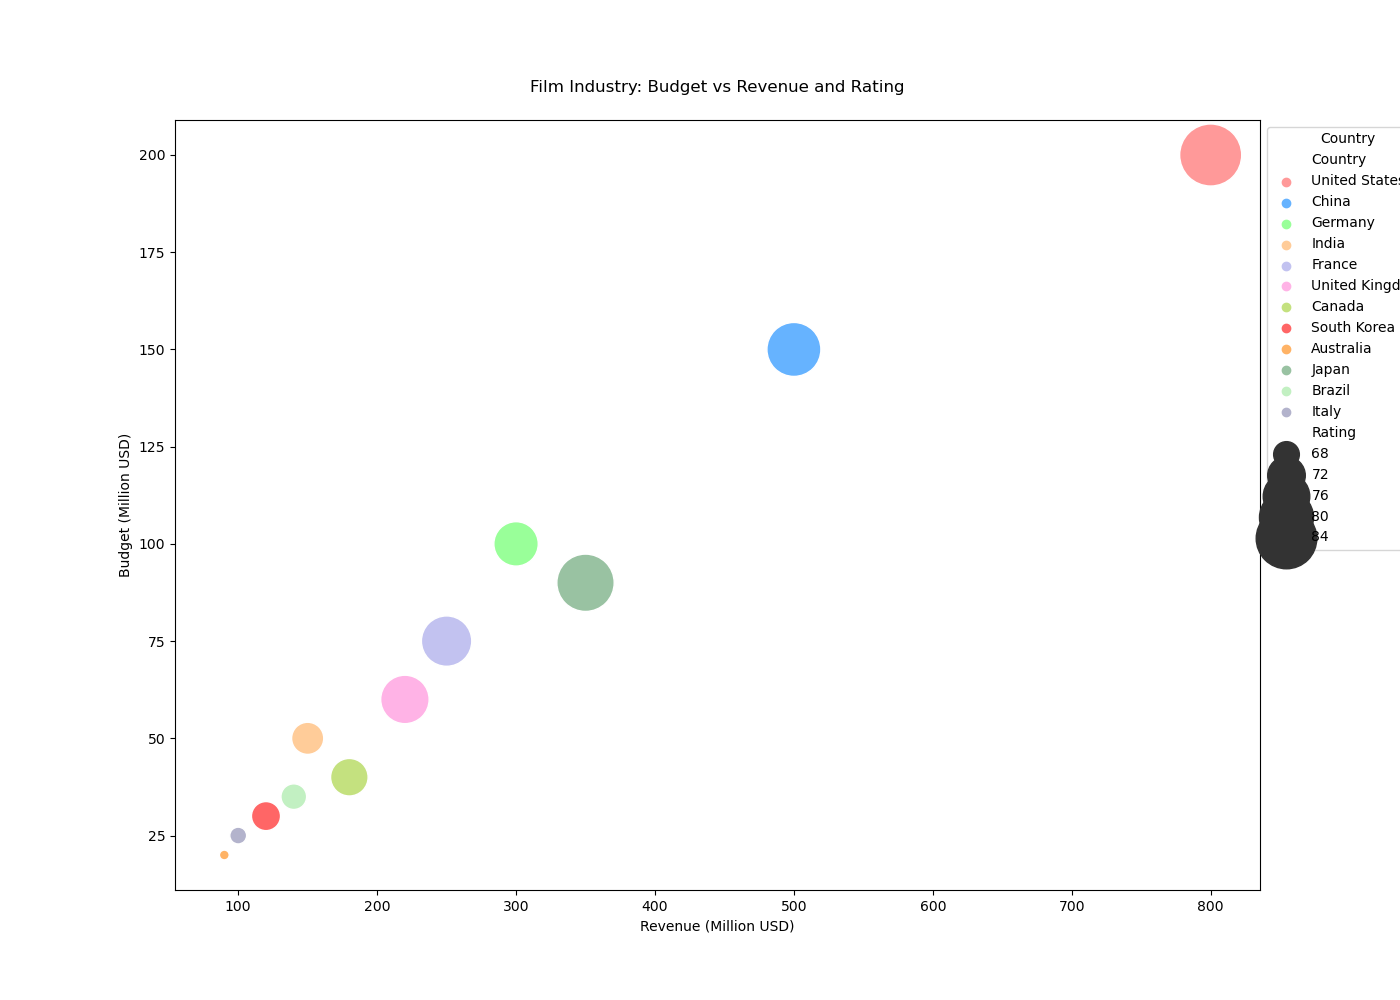

Reproduce this figure in Python.

import pandas as pd
import seaborn as sns
import matplotlib.pyplot as plt

data = {
    'Country': ['United States', 'China', 'Germany', 'India', 'France', 'United Kingdom', 
                'Canada', 'South Korea', 'Australia', 'Japan', 'Brazil', 'Italy'],
    'Budget (Million USD)': [200, 150, 100, 50, 75, 60, 40, 30, 20, 90, 35, 25],
    'Revenue (Million USD)': [800, 500, 300, 150, 250, 220, 180, 120, 90, 350, 140, 100],
    'Rating': [85, 80, 75, 70, 78, 77, 72, 69, 65, 82, 68, 66]
}

df = pd.DataFrame(data)

plt.figure(figsize=(14, 10))
bubble_chart = sns.scatterplot(data=df, 
                               x='Revenue (Million USD)', 
                               y='Budget (Million USD)', 
                               size='Rating', 
                               hue='Country', 
                               palette=["#ff9999", "#66b3ff", "#99ff99", "#ffcc99", 
                                        "#c2c2f0", "#ffb3e6", "#c4e17f", "#ff6666",
                                        "#ffb366", "#99c2a2", "#c2f0c2", "#b3b3cc"],
                               sizes=(50, 2000))

plt.title('Film Industry: Budget vs Revenue and Rating', pad=20)
plt.xlabel('Revenue (Million USD)')
plt.ylabel('Budget (Million USD)')

bubble_chart.legend(loc='upper left', bbox_to_anchor=(1, 1), title='Country')

plt.show()
